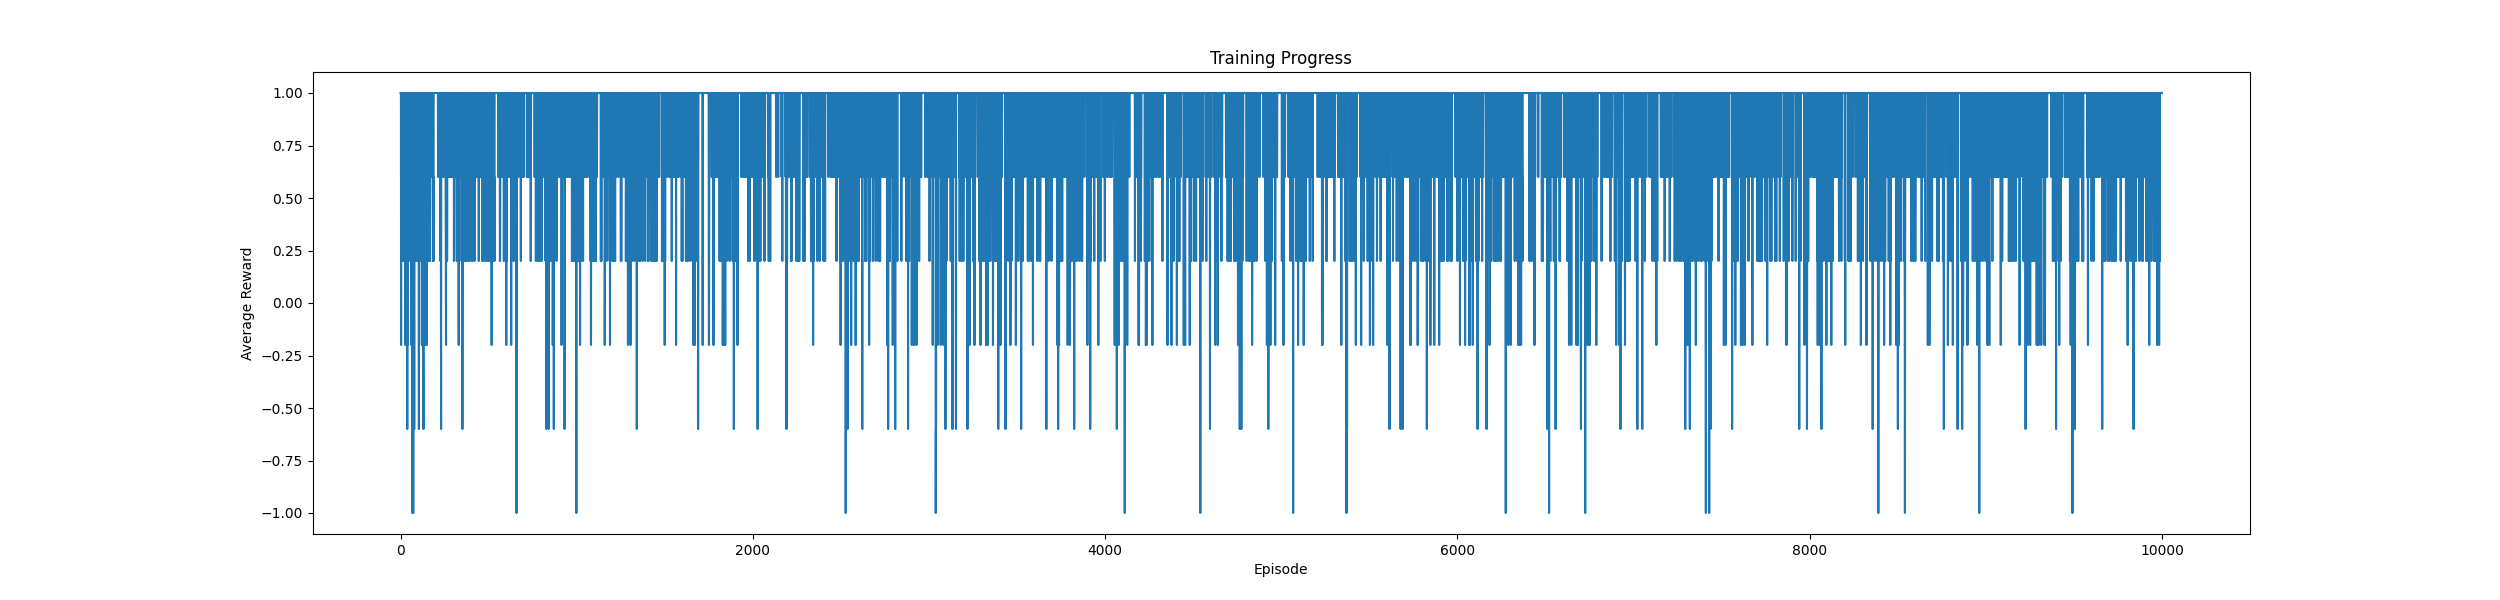

Write the Python code that produced this figure.
import torch
import torch.nn as nn
import torch.optim
import torch.nn.functional
import matplotlib.pyplot as plt
import numpy as np

# 示例图数据
class Graph:
    def __init__(self, node_features, edge_weights):
        self.node_features = node_features  # 这是一个张量，每个元素表示图中一个节点的特征
        self.edge_weights = edge_weights  # 这是一个二维张量，其中元素表示节点之间的边权值
        self.num_nodes = len(node_features)  # 节点数量
        self.communities = [-1] * self.num_nodes  # 初始化为 -1 的列表，用于跟踪每个节点所属的社区。-1 表示节点未被分配到任何社区。

    # 这个方法将指定节点分配到一个社区
    def assign_node_to_community(self, node, community):
        self.communities[node] = community

    # 这个方法用于检查将节点分配到某个社区是否有效
    # 属性和约束：检查社区内所有节点的属性之和是否超过给定的 max_attr_sum
    # 边权值约束：检查当前节点与该社区内其他节点之间的边权值是否超过 max_edge_weight
    def is_valid_community(self, node, community, max_attr_sum, max_edge_weight):
        attr_sum = 0
        for i in range(self.num_nodes):
            if self.communities[i] == community:
                attr_sum += self.node_features[i]
                if attr_sum > max_attr_sum:
                    return False

                if self.edge_weights[node][i] > max_edge_weight:
                    return False
        return True


# 简单的神经网络，用于从输入的节点特征中预测该节点应该被分配到哪个社区
class PolicyNetwork(nn.Module):
    # input_size: 输入的大小（即节点特征的维度）
    # num_communities: 社区的数量（输出的类别数量）
    # forward 方法: 计算每个社区的概率分布，使用 softmax 函数确保输出是一个有效的概率分布
    def __init__(self, input_size, num_communities):
        super(PolicyNetwork, self).__init__()
        self.fc = nn.Linear(input_size, num_communities)

    def forward(self, x):
        return torch.nn.functional.softmax(self.fc(x), dim=-1)


def main():
    # 设置一些超参数
    # num_communities: 社区的数量。
    # max_attr_sum: 每个社区内节点属性之和的最大值。
    # max_edge_weight: 社区内节点之间的边权值最大值。
    # num_episodes: 训练的轮数。
    num_communities = 3
    max_attr_sum = 10
    max_edge_weight = 5
    num_episodes = 10000
    # 指定随机种子，保证每次运行的结果一致
    torch.manual_seed(42)
    np.random.seed(42)

    # 创建一个示例图
    node_features = torch.tensor([2, 3, 5, 1, 4])
    edge_weights = torch.tensor([
        [0, 1, 2, 1, 3],
        [1, 0, 3, 2, 4],
        [2, 3, 0, 1, 2],
        [1, 2, 1, 0, 3],
        [3, 4, 2, 3, 0]
    ])

    graph = Graph(node_features, edge_weights)
    policy_net = PolicyNetwork(input_size=1, num_communities=num_communities)
    optimizer = torch.optim.Adam(policy_net.parameters(), lr=0.01)

    # 训练过程
    rewards_over_time = []
    for episode in range(num_episodes):
        log_probs = []
        rewards = []

        for node in range(graph.num_nodes):
            # state: 当前节点的特征
            # probs: 通过 policy_net 预测该节点属于各个社区的概率
            # community: 根据概率分布随机选择一个社区
            # log_prob: 记录选择该社区的对数概率，用于后续的策略梯度更新
            # reward: 如果该社区满足约束条件，给予正奖励（1），否则给予负奖励（-1）
            # log_probs：存储了每个节点被分配到某个社区时对应的对数概率
            # rewards：存储了每个节点在当前社区分配中的奖励值
            state = graph.node_features[node].float().unsqueeze(0)  # 将张量转换为浮点型
            probs = policy_net(state)
            community = torch.multinomial(probs, 1).item()
            log_prob = torch.log(probs[community])

            if graph.is_valid_community(node, community, max_attr_sum, max_edge_weight):
                graph.assign_node_to_community(node, community)
                reward = 1  # 有效的社区划分
            else:
                reward = -1  # 无效的社区划分

            log_probs.append(log_prob)
            rewards.append(reward)

        # 计算损失并更新网络
        loss = 0  # 每一轮训练（episode）开始时，损失 loss 被初始化为 0，以便后续计算累加各节点的损失
        for log_prob, reward in zip(log_probs, rewards):
            loss -= log_prob * reward
        optimizer.zero_grad()  # 它将模型的所有梯度清零，防止前一次的梯度累积到当前的梯度上
        loss.backward()  # 反向传播的过程，通过 PyTorch 自动计算损失 loss 相对于神经网络参数的梯度
        optimizer.step()  # 根据前面计算的梯度来调整网络参数，使得网络逐渐朝着能够更好地预测节点分配的方向发展
        rewards_over_time.append(sum(rewards) / len(rewards))

        # 每隔一定的轮次输出一次结果
        if episode % 100 == 0:
            print(f'Episode {episode}: Loss = {loss.item()}')

    print("Final community assignments:", graph.communities)

    plt.figure(figsize=(25, 6))
    plt.plot(rewards_over_time)
    plt.xlabel('Episode')
    plt.ylabel('Average Reward')
    plt.title('Training Progress')
    plt.savefig(f'rl_test.png')


if __name__ == '__main__':
    main()
